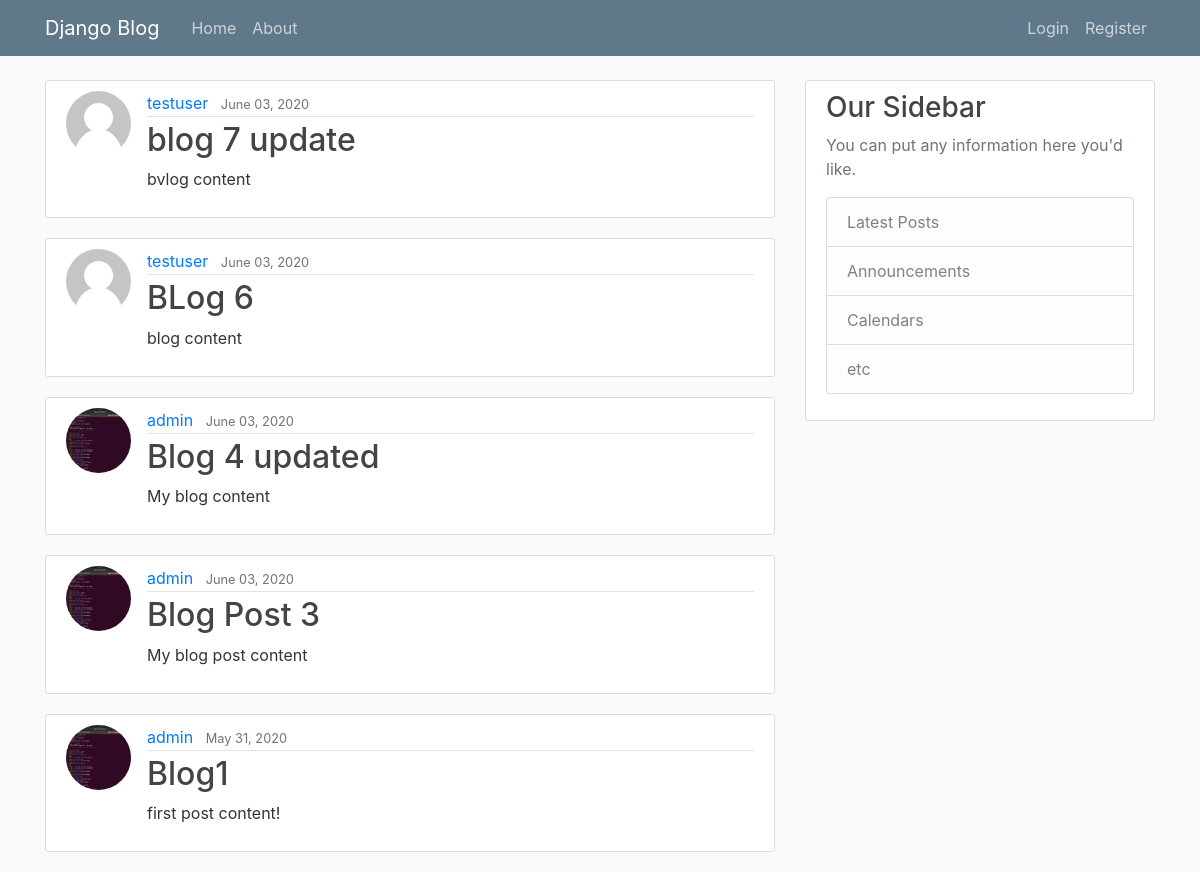
/, run on an earlier commit of the app's database.
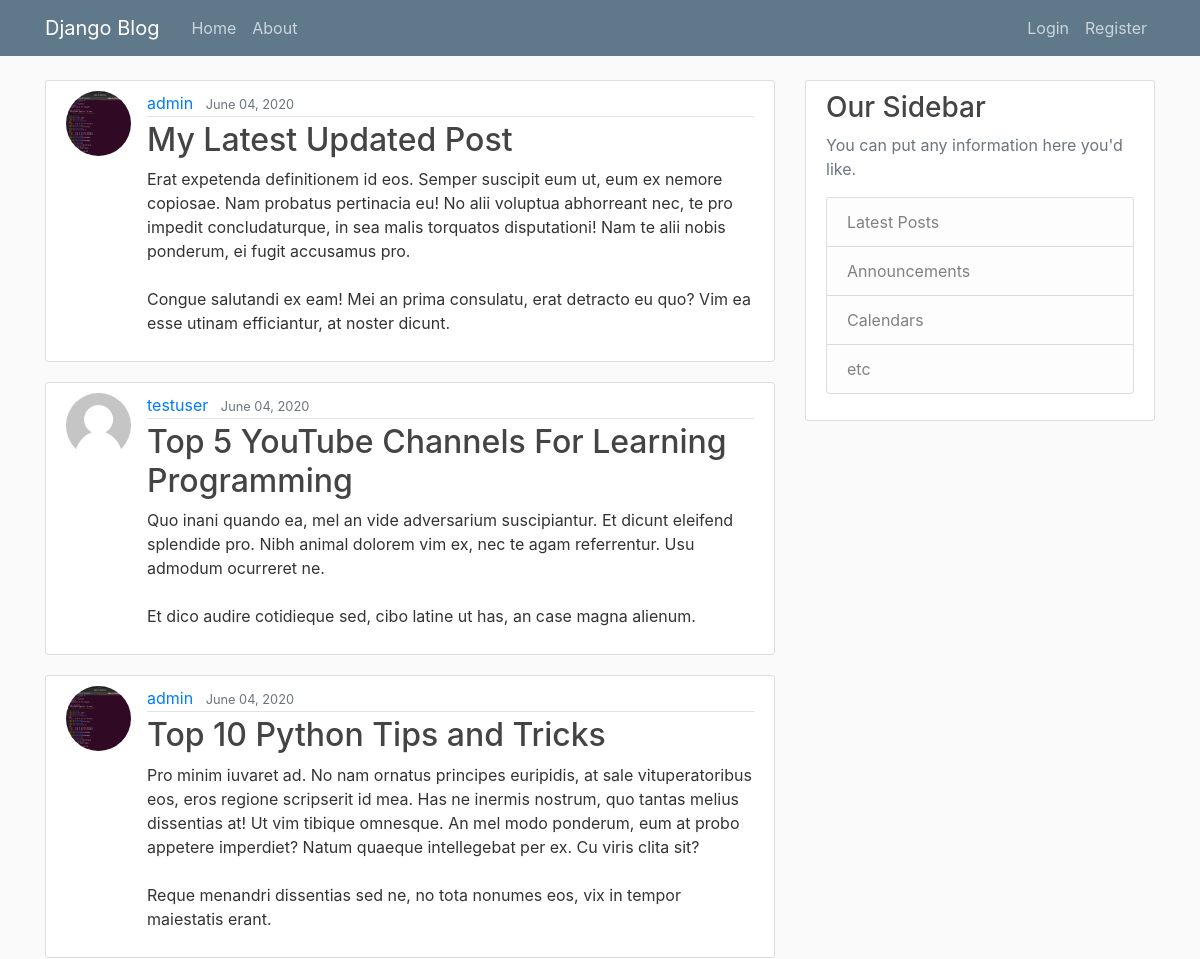
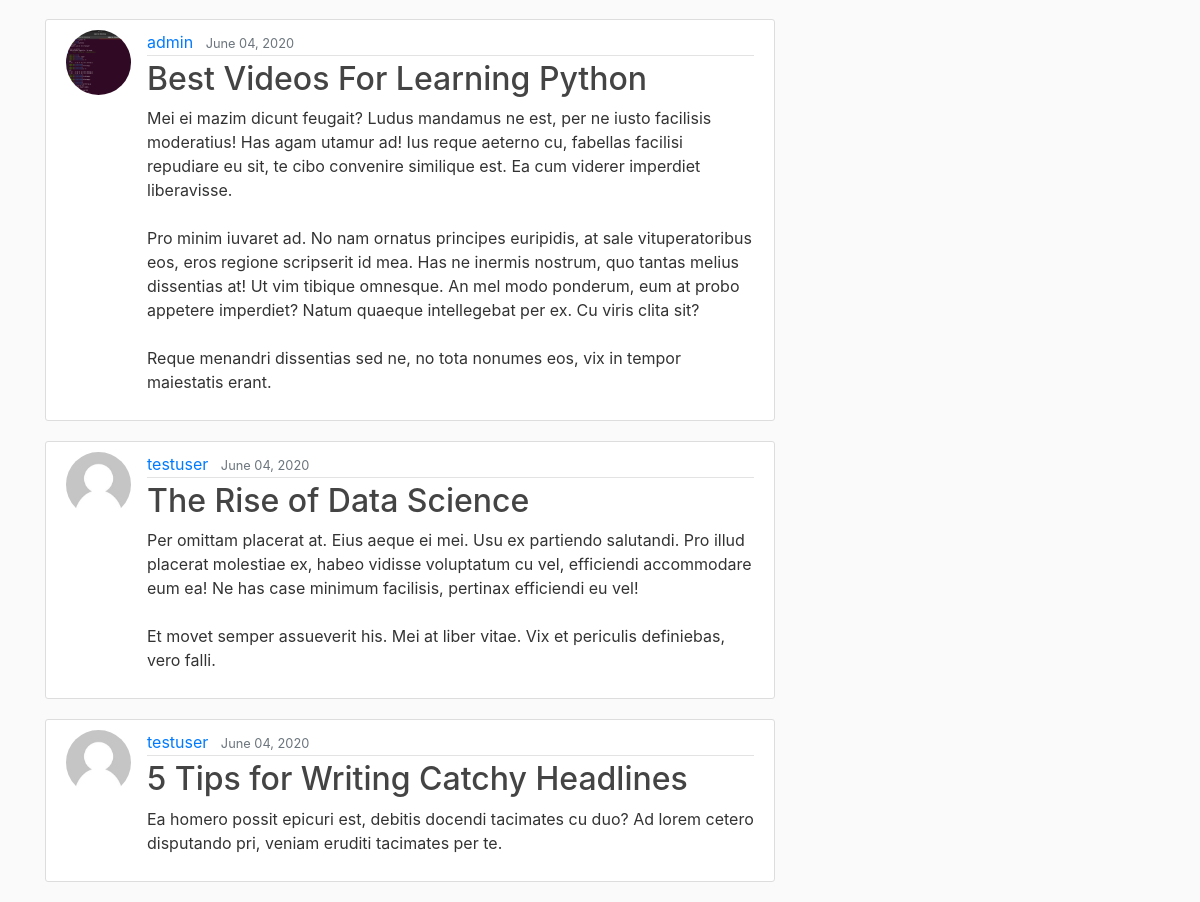
And on a later commit of the database (2 pictures, top to bottom).
### blog/models.py (models this page shows, shortened)
class Post(models.Model):
    title = models.CharField(max_length=100)
    content = models.TextField()
    date_posted = models.DateTimeField(default=timezone.now)
    author = models.ForeignKey(User, on_delete=models.CASCADE)

### users/models.py (models this page shows, shortened)
class Profile(models.Model):
    user = models.OneToOneField(User, on_delete=models.CASCADE)
    image = models.ImageField(default='default.jpg', upload_to='profile_pics')

### blog/views.py (the view)
# urls.py: path('', PostListView.as_view(), name='blog-home'),
class PostListView(ListView):
    model = Post
    template_name = 'blog/home.html'  # <app>/<model>_<view_type>.html
    context_object_name = 'posts'
    ordering = ['-date_posted']
    paginate_by = 6

### blog/templates/blog/home.html
{% extends "blog/base.html" %}
{% block content %}
{% for post in posts %}
    <article class="media content-section">
        <img class="rounded-circle article-img" src="{{ post.author.profile.image.url }}">
      <div class="media-body">
        <div class="article-metadata">
          <a class="mr-2" href="#">{{ post.author }}</a>
          <small class="text-muted">{{ post.date_posted|date:"F d, Y" }}</small>
        </div>
        <h2><a class="article-title" href="{% url 'post-detail' post.id %}">{{ post.title }}</a></h2>
        <p class="article-content">{{ post.content }}</p>
      </div>
    </article>
{% endfor %}
{% endblock content %}

What changed in the data, as far as the page shows it:
no longer on this page (row unchanged): Post: author.profile.image (placeholder picture), author "testuser", date_posted "June 03, 2020", title "blog 7 update", content "bvlog content"
no longer on this page (row unchanged): Post: author.profile.image (placeholder picture), author "testuser", date_posted "June 03, 2020", title "BLog 6", content "blog content"
no longer on this page (row unchanged): Post: author.profile.image (picture), author "admin", date_posted "June 03, 2020", title "Blog 4 updated", content "My blog content"
no longer on this page (row unchanged): Post: author.profile.image (picture), author "admin", date_posted "June 03, 2020", title "Blog Post 3", content "My blog post content"
no longer on this page (row unchanged): Post: author.profile.image (picture), author "admin", date_posted "May 31, 2020", title "Blog1", content "first post content!"
added Post: author.profile.image (picture), author "admin", date_posted "June 04, 2020", title "My Latest Updated Post", content "Erat expetenda definitionem id eos. Semper suscipit eum ut, eum ex nemore copiosae. Nam probatus pertinacia eu! No alii voluptua abhorreant nec, te pro impedit concludaturque, in sea malis torquatos disputationi! Nam te alii nobis ponderum, ei fugit accusamus pro. Congue salutandi ex eam! Mei an prima consulatu, erat detracto eu quo? Vim ea esse utinam efficiantur, at noster dicunt."
added Post: author.profile.image (placeholder picture), author "testuser", date_posted "June 04, 2020", title "Top 5 YouTube Channels For Learning Programming", content "Quo inani quando ea, mel an vide adversarium suscipiantur. Et dicunt eleifend splendide pro. Nibh animal dolorem vim ex, nec te agam referrentur. Usu admodum ocurreret ne. Et dico audire cotidieque sed, cibo latine ut has, an case magna alienum."
added Post: author.profile.image (picture), author "admin", date_posted "June 04, 2020", title "Top 10 Python Tips and Tricks", content "Pro minim iuvaret ad. No nam ornatus principes euripidis, at sale vituperatoribus eos, eros regione scripserit id mea. Has ne inermis nostrum, quo tantas melius dissentias at! Ut vim tibique omnesque. An mel modo ponderum, eum at probo appetere imperdiet? Natum quaeque intellegebat per ex. Cu viris clita sit? Reque menandri dissentias sed ne, no tota nonumes eos, vix in tempor maiestatis erant."
added Post: author.profile.image (picture), author "admin", date_posted "June 04, 2020", title "Best Videos For Learning Python", content "Mei ei mazim dicunt feugait? Ludus mandamus ne est, per ne iusto facilisis moderatius! Has agam utamur ad! Ius reque aeterno cu, fabellas facilisi repudiare eu sit, te cibo convenire similique est. Ea cum viderer imperdiet liberavisse. Pro minim iuvaret ad. No nam ornatus principes euripidis, at sale vituperatoribus eos, eros regione scripserit id mea. Has ne inermis nostrum, quo tantas melius dissentias at! Ut vim tibique omnesque. An mel modo ponderum, eum at probo appetere imperdiet? Natum quaeque intellegebat per ex. Cu viris clita sit? Reque menandri dissentias sed ne, no tota nonumes eos, vix in tempor maiestatis erant."
added Post: author.profile.image (placeholder picture), author "testuser", date_posted "June 04, 2020", title "The Rise of Data Science", content "Per omittam placerat at. Eius aeque ei mei. Usu ex partiendo salutandi. Pro illud placerat molestiae ex, habeo vidisse voluptatum cu vel, efficiendi accommodare eum ea! Ne has case minimum facilisis, pertinax efficiendi eu vel! Et movet semper assueverit his. Mei at liber vitae. Vix et periculis definiebas, vero falli."
added Post: author.profile.image (placeholder picture), author "testuser", date_posted "June 04, 2020", title "5 Tips for Writing Catchy Headlines", content "Ea homero possit epicuri est, debitis docendi tacimates cu duo? Ad lorem cetero disputando pri, veniam eruditi tacimates per te."
